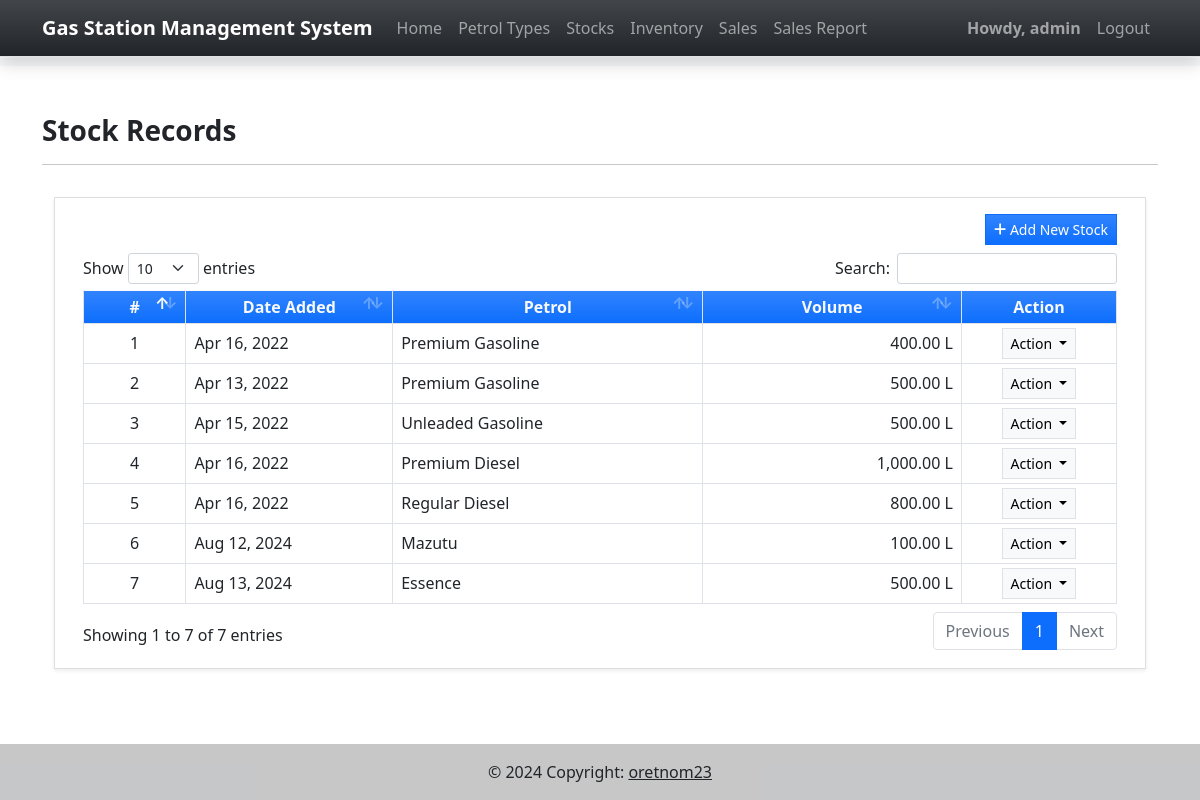
/stock_list (signed in), run on the app's committed database.
### gsmsApp/models.py (models this page shows, shortened)
class Stock(models.Model):
    date = models.DateField(null=True, blank = True)
    petrol = models.ForeignKey(Petrol, on_delete=models.CASCADE)
    volume = models.FloatField(max_length=(15,2), default=0)
    date_added = models.DateTimeField(default = timezone.now)
    date_created = models.DateTimeField(auto_now = True)
    class Meta:
        verbose_name_plural = "Stock-In Records"

class Petrol(models.Model):
    name = models.CharField(max_length=250)
    description = models.TextField()
    status = models.CharField(max_length=2,choices=(('1','Active'),('0', 'Inactive')) , default = 1)
    price = models.FloatField(max_length=(15,2), default= 0)
    delete_flag = models.IntegerField(default = 0)
    date_added = models.DateTimeField(default = timezone.now)
    date_created = models.DateTimeField(auto_now = True)
    class Meta:
        verbose_name_plural = "Petrol Type List"
    def __str__(self):
        return str(f"{self.name}")

### gsmsApp/views.py (the view)
# urls.py: path('stock_list',views.stock_list,name='stock-page'),
@login_required
def stock_list(request):
    context =context_data()
    context['page_title'] = "Stock Records"
    context['page'] = "stock_list"
    petrols = models.Petrol.objects.filter(delete_flag = 0, status = 1).all().values_list('id')
    context['stocks'] = models.Stock.objects.filter(petrol__id__in = petrols).all()
    return render(request, "stock_list.html", context)

### gsmsApp/views.py (called while the page is built)
def context_data():
    context = {
        'page_name' : '',
        'page_title' : '',
        'system_name' : 'Gas Station Management System',
        'topbar' : True,
        'footer' : True,
    }
    return context

### gsmsApp/templates/stock_list.html (shortened to what this page needs)
{% extends "base.html" %} {% load humanize %} {% load customfilter %} {% block pageContent %}
<h3 class="fw-bolder">{{page_title}}</h3>
<hr>
<section class="py-3">
    <div class="container">
        <div class="card rounded-0 shadow-sm blur">
            <div class="card-body">
                <div class="container-fluid">
                    <div class="text-end mb-2">
                        <a href="javascript:void(0)" id="add_new" class="btn btn-primary btn-sm rounded-0 bg-gradient"><i class="fa fa-plus"></i> Add New Stock</a>
                    </div>
                    <table class="table table-stripped table-bordered" id="stock-table">
                        <colgroup>
                            <col width="10%">
                            <col width="20%">
                            <col width="30%">
                            <col width="25%">
                            <col width="15%">
                        </colgroup>
                        <thead>
                            <tr class="bg-primary bg-gradient text-light">
                                <th class="text-center">#</th>
                                <th class="text-center">Date Added</th>
                                <th class="text-center">Petrol</th>
                                <th class="text-center">Volume</th>
                                <th class="text-center">Action</th>
                            </tr>
                        </thead>
                        <tbody>
                            {% for stock in stocks %}
                            <tr>
                                <td class="text-center">{{forloop.counter}}</td>
                                <td class="">{{ stock.date|date:"M d, Y" }}</td>
                                <td class="">{{stock.petrol}}</td>
                                <td class="text-end">{{ stock.volume|floatformat:2|intcomma }} L</td>
                                <td class="text-center">
                                    <div class="dropdown">
                                        <button class="btn btn-light border bg-gradient btn-sm rounded-0 dropdown-toggle" type="button" id="stockDD{{stock.pk}}" data-bs-toggle="dropdown" aria-expanded="false">
                                          Action
                                        </button>
                                    </div>
                                </td>
                            </tr>
                            {% endfor %}
                        </tbody>
                    </table>
                </div>
            </div>
        </div>
    </div>
</section>
</div> {% endblock pageContent %}

### gsmsApp/templates/topNavigation.html (shortened to what this page needs)
{% load static %}
<header>
    <nav class="navbar navbar-expand-lg navbar-dark bg-dark bg-gradient fixed-top shadow border-bottom">
        <div class="container">
            <a class="navbar-brand" target="_blank" href="./">
                <b>{{system_name}}</b>
            </a>
            <div class="collapse navbar-collapse" id="navbarExample01">
                <ul class="navbar-nav me-auto mb-2 mb-lg-0" id="topNav">
                    <li class="nav-item">
                        <a class="nav-link" aria-current="page" href="{% url 'home-page' %}">Home</a>
                    </li>
                    <li class="nav-item">
                        <a class="nav-link" id="upload-btn" aria-current="page" href="{% url 'petrol-page' %}">Petrol Types</a>
                    </li>
                    <li class="nav-item">
                        <a class="nav-link" id="upload-btn" aria-current="page" href="{% url 'stock-page' %}">Stocks</a>
                    </li>
                    <li class="nav-item">
                        <a class="nav-link" id="upload-btn" aria-current="page" href="{% url 'inventory-page' %}">Inventory</a>
                    </li>
                    <li class="nav-item">
                        <a class="nav-link" id="upload-btn" aria-current="page" href="{% url 'sale-page' %}">Sales</a>
                    </li>
                    <li class="nav-item">
                        <a class="nav-link" id="upload-btn" aria-current="page" href="{% url 'sales-report-page' %}">Sales Report</a>
                    </li>
                </ul>
                <ul class="navbar-nav d-flex flex-row">
                    {% if user.id %}
                    <li class="nav-item">
                        <a class="nav-link"  href="{% url 'profile-page' %}"><b>Howdy, {{user.username}}</b></a>
                    </li>
                    <li class="nav-item">
                        <a class="nav-link" aria-current="page" href="{% url 'logout' %}">Logout</a>
                    </li>
                    {% endif %}
                </ul>
            </div>
        </div>
    </nav>
    <div id="intro" class="pt-2 text-center bg-light">
    </div>
</header>

### static/assets/default/css/style.css (style rules this page uses)
html, body { height: 100%; width: 100%; max-height: 100%; overflow: auto; display: flex; flex-direction: column; }
body>header { flex-shrink: auto; }

### gsmsApp/templates/topNavigation.html (style rules this page uses)
#intro { margin-top: 58px; }

### data on the page
Stock: date "Apr 16, 2022", petrol "Premium Gasoline", volume "400.00"
Stock: date "Apr 13, 2022", petrol "Premium Gasoline", volume "500.00"
Stock: date "Apr 15, 2022", petrol "Unleaded Gasoline", volume "500.00"
Stock: date "Apr 16, 2022", petrol "Premium Diesel", volume "1,000.00"
Stock: date "Apr 16, 2022", petrol "Regular Diesel", volume "800.00"
Stock: date "Aug 12, 2024", petrol "Mazutu", volume "100.00"
Stock: date "Aug 13, 2024", petrol "Essence", volume "500.00"

### other printed values
{{ system_name }} "Gas Station Management System"
{{ user.username }} "admin"
{{ page_title }} "Stock Records"
